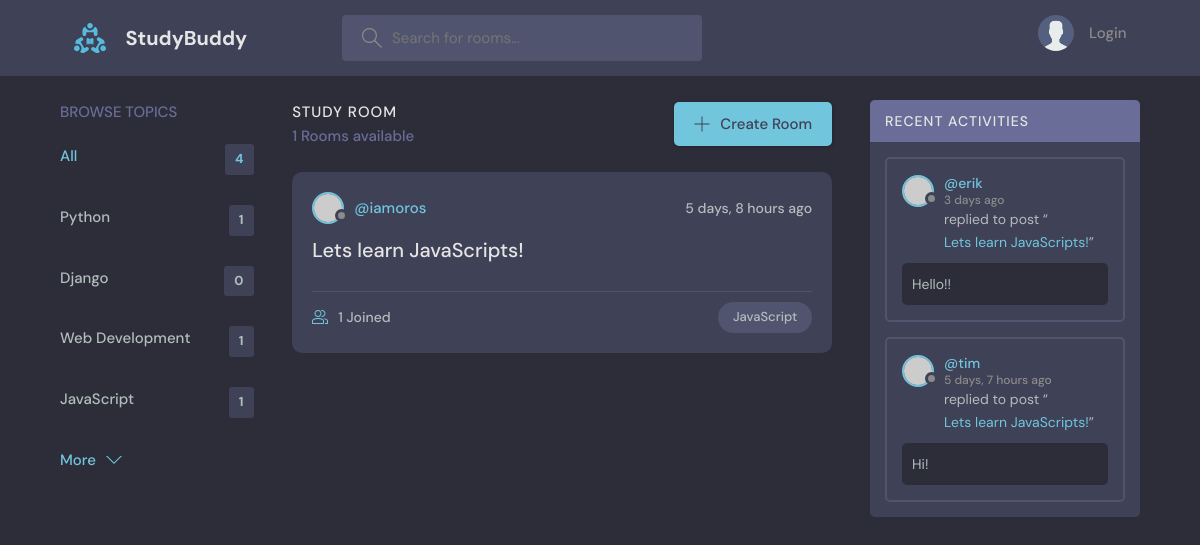
Screenshot of /?q=JavaScript with the database file from the repository.
### base/models.py (models this page shows, shortened)
class Topic(models.Model):
	name = models.CharField(max_length=200)

class Room(models.Model):
	host = models.ForeignKey(User, on_delete=models.SET_NULL, null=True)
	topic = models.ForeignKey(Topic, on_delete=models.SET_NULL, null=True)
	name = models.CharField(max_length=200)
	description = models.TextField(null=True, blank=True)
	participants = models.ManyToManyField(User, related_name='participants', blank=True)
	updated = models.DateTimeField(auto_now=True)
	created = models.DateTimeField(auto_now_add=True)
	class Meta:
		ordering = ['-updated', '-created']
	def __str__(self):
		return self.name

class Message(models.Model):
	user = models.ForeignKey(User, on_delete=models.CASCADE)
	room = models.ForeignKey(Room, on_delete=models.CASCADE)
	body = models.TextField()
	updated = models.DateTimeField(auto_now=True)
	created = models.DateTimeField(auto_now_add=True)
	class Meta:
		ordering = ['-updated', '-created']

### base/views.py (the view)
# urls.py: path('', views.home, name="home"),
def home(request):
	q = request.GET.get('q') if request.GET.get('q') != None else ''
	rooms = Room.objects.filter(
		Q(topic__name__icontains=q) |
		Q(name__icontains=q) |
		Q(description__icontains=q)
		)
	topics = Topic.objects.all()
	room_count = rooms.count()
	room_messages = Message.objects.filter(Q(room__topic__name__icontains=q))
	context = {
		'rooms': rooms,
		'topics': topics,
		'room_count': room_count,
		'room_messages': room_messages
	}
	return render(request, 'base/home.html', context)

### base/templates/base/home.html (shortened to what this page needs)
	{% extends 'main.html' %}
	{% block content %}
	<main class="layout layout--3">
	  <div class="container">
		{% include 'base/topics_component.html' %}
		<div class="roomList">
		  <div class="roomList__header">
			<div>
			  <h2>Study Room</h2>
			  <p>{{room_count}} Rooms available</p>
			</div>
			<a class="btn btn--main" href="create-room.html">
			  <svg version="1.1" xmlns="http://www.w3.org/2000/svg" width="32" height="32" viewBox="0 0 32 32">
				<title>add</title>
				<path
				  d="M16.943 0.943h-1.885v14.115h-14.115v1.885h14.115v14.115h1.885v-14.115h14.115v-1.885h-14.115v-14.115z"
				></path>
			  </svg>
			  Create Room
			</a>
		  </div>
		  {% include 'base/feed_component.html' %}
		</div>
		{% include 'base/activity_component.html' %}
	  </div>
	</main>
	{% endblock content %}

### base/templates/base/topics_component.html
<div class="topics">
	<div class="topics__header">
	  <h2>Browse Topics</h2>
	</div>
	<ul class="topics__list">
	  <li>
		<a href="{% url 'home' %}" class="active">All <span>{{topics.count}}</span></a>
	  </li>
	  {% for topic in topics %}
	  <li>
		<a href="{% url 'home' %}?q={{topic.name}}">{{topic.name}} <span>{{topic.room_set.all.count}}</span></a>
	  </li>
		{% endfor %}
	</ul>
	<a class="btn btn--link" href="topics.html">
	  More
	  <svg version="1.1" xmlns="http://www.w3.org/2000/svg" width="32" height="32" viewBox="0 0 32 32">
		<title>chevron-down</title>
		<path d="M16 21l-13-13h-3l16 16 16-16h-3l-13 13z"></path>
	  </svg>
	</a>
  </div>

### base/templates/base/feed_component.html (shortened to what this page needs)
{% for room in rooms %}
<div class="roomListRoom">
	<div class="roomListRoom__header">
	  <a href="{% url 'user-profile' room.host.id %}" class="roomListRoom__author">
		<div class="avatar avatar--small">
		  <img src="https://randomuser.me/api/portraits/women/11.jpg" />
		</div>
		<span>@{{room.host.username}}</span>
	  </a>
	  <div class="roomListRoom__actions">
		<span>{{room.created|timesince}} ago</span>
	  </div>
	</div>
	<div class="roomListRoom__content">
	  <a href="{% url 'room' room.id %}">{{room.name}}</a>
	</div>
	<div class="roomListRoom__meta">
	  <a href="{% url 'room' room.id %}" class="roomListRoom__joined">
		{{room.participants.all.count}} Joined
	  </a>
	  <p class="roomListRoom__topic">{{room.topic.name}}</p>
	</div>
  </div>
{% endfor %}

### base/templates/base/activity_component.html (shortened to what this page needs)
<div class="activities">
	<div class="activities__header">
	  <h2>Recent Activities</h2>
	</div>
	{% for message in room_messages %}
	<div class="activities__box">
	  <div class="activities__boxHeader roomListRoom__header">
		<a href="{% url 'user-profile' message.user.id %}" class="roomListRoom__author">
		  <div class="avatar avatar--small">
			<img src="https://randomuser.me/api/portraits/women/11.jpg" />
		  </div>
		  <p>
			@{{message.user}}
			<span>{{message.created|timesince}} ago</span>
		  </p>
		</a>
	  </div>
	  <div class="activities__boxContent">
		<p>replied to post “<a href="{% url 'room' message.room.id %}">{{message.room}}</a>”</p>
		<div class="activities__boxRoomContent">
			{{message.body}}
		</div>
	  </div>
	</div>
	{% endfor %}
  </div>

### rows the page displays
Topic: name "Python", room_set.all.count "1"
Topic: name "Django", room_set.all.count "0"
Topic: name "Web Development", room_set.all.count "1"
Topic: name "JavaScript", room_set.all.count "1"
Room: host.username "iamoros", created "5 days, 8 hours", name "Lets learn JavaScripts!", participants.all.count "1", topic.name "JavaScript"
Message: user "erik", created "3 days", room "Lets learn JavaScripts!", body "Hello!!"
Message: user "tim", created "5 days, 7 hours", room "Lets learn JavaScripts!", body "Hi!"

### other values shown
{{ topics.count }} "4"
{{ room_count }} "1"
